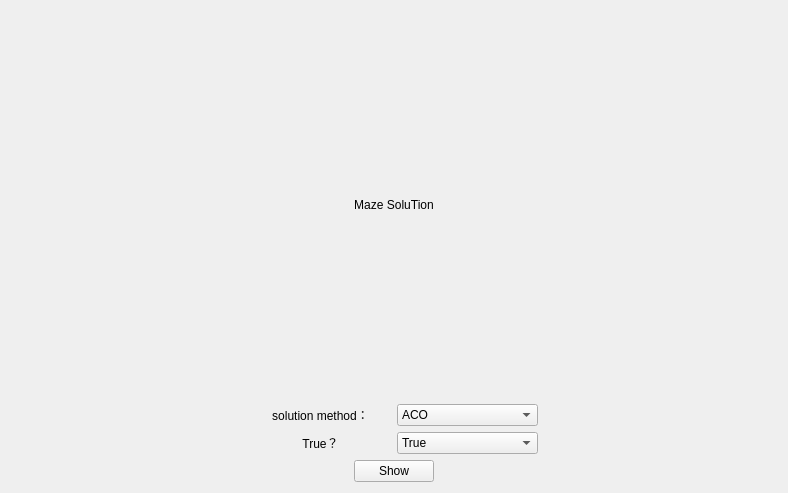
<?xml version="1.0" encoding="UTF-8"?>
<ui version="4.0">
 <class>Form</class>
 <widget class="QWidget" name="Form">
  <property name="geometry">
   <rect>
    <x>0</x>
    <y>0</y>
    <width>788</width>
    <height>493</height>
   </rect>
  </property>
  <property name="windowTitle">
   <string>Form</string>
  </property>
  <layout class="QHBoxLayout" name="horizontalLayout_3">
   <property name="leftMargin">
    <number>250</number>
   </property>
   <property name="rightMargin">
    <number>250</number>
   </property>
   <item>
    <layout class="QVBoxLayout" name="verticalLayout">
     <item>
      <widget class="QLabel" name="label">
       <property name="text">
        <string>Maze SoluTion</string>
       </property>
       <property name="alignment">
        <set>Qt::AlignCenter</set>
       </property>
      </widget>
     </item>
     <item>
      <layout class="QHBoxLayout" name="horizontalLayout">
       <item>
        <widget class="QLabel" name="l1">
         <property name="text">
          <string>solution method：</string>
         </property>
         <property name="alignment">
          <set>Qt::AlignCenter</set>
         </property>
        </widget>
       </item>
       <item>
        <widget class="QComboBox" name="comboBox">
         <item>
          <property name="text">
           <string>ACO</string>
          </property>
         </item>
         <item>
          <property name="text">
           <string>DFS</string>
          </property>
         </item>
         <item>
          <property name="text">
           <string>BFS</string>
          </property>
         </item>
         <item>
          <property name="text">
           <string>Astar</string>
          </property>
         </item>
        </widget>
       </item>
      </layout>
     </item>
     <item>
      <layout class="QHBoxLayout" name="horizontalLayout_2">
       <item>
        <widget class="QLabel" name="l2">
         <property name="text">
          <string>True？</string>
         </property>
         <property name="alignment">
          <set>Qt::AlignCenter</set>
         </property>
        </widget>
       </item>
       <item>
        <widget class="QComboBox" name="comboBox_2">
         <item>
          <property name="text">
           <string>True</string>
          </property>
         </item>
         <item>
          <property name="text">
           <string>False</string>
          </property>
         </item>
        </widget>
       </item>
      </layout>
     </item>
     <item>
      <layout class="QHBoxLayout" name="horizontalLayout_4">
       <item>
        <spacer name="horizontalSpacer">
         <property name="orientation">
          <enum>Qt::Horizontal</enum>
         </property>
         <property name="sizeHint" stdset="0">
          <size>
           <width>40</width>
           <height>20</height>
          </size>
         </property>
        </spacer>
       </item>
       <item>
        <widget class="QPushButton" name="pushButton">
         <property name="text">
          <string>Show</string>
         </property>
        </widget>
       </item>
       <item>
        <spacer name="horizontalSpacer_2">
         <property name="orientation">
          <enum>Qt::Horizontal</enum>
         </property>
         <property name="sizeHint" stdset="0">
          <size>
           <width>40</width>
           <height>20</height>
          </size>
         </property>
        </spacer>
       </item>
      </layout>
     </item>
    </layout>
   </item>
  </layout>
 </widget>
 <resources/>
 <connections/>
</ui>
